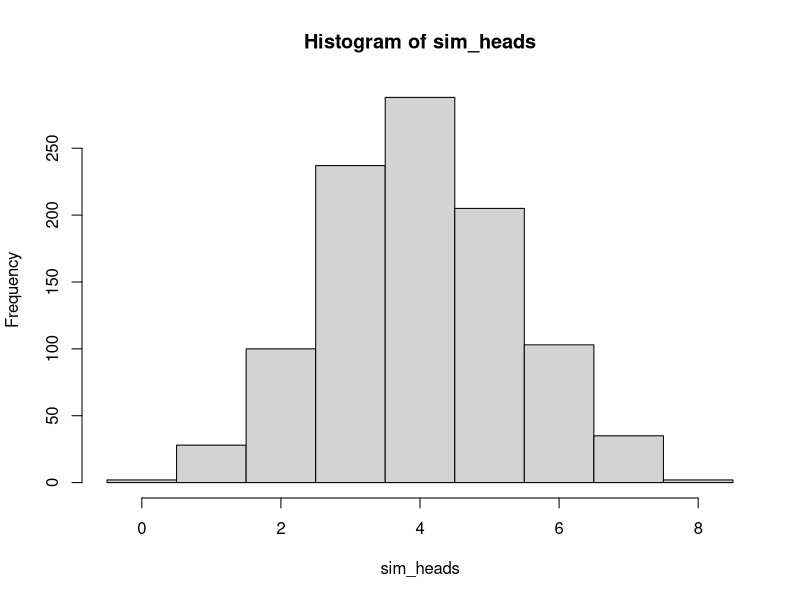

Here is the R script that generated this plot:
# Code for Activity 01 - The Lady Tasting Tea

# Create a coin object that contains "heads" and "tails"

coin <- c("heads", "tails")


# "Flip" the coin once

sample(coin, size = 1)


# "Flip" the coin eight times

sample(coin, size = 8, replace = TRUE)




# Bonus code to simulate the process 1000 times

coin_sim <- replicate(1000, sample(coin, size = 8, replace = TRUE))
sim_heads <- apply(coin_sim, MARGIN = 2, 
                   FUN = function(x) { sum(x == "heads")})
table(sim_heads)
prop.table(table(sim_heads))
hist(sim_heads, breaks = seq(-0.5, 8.5, 1))
